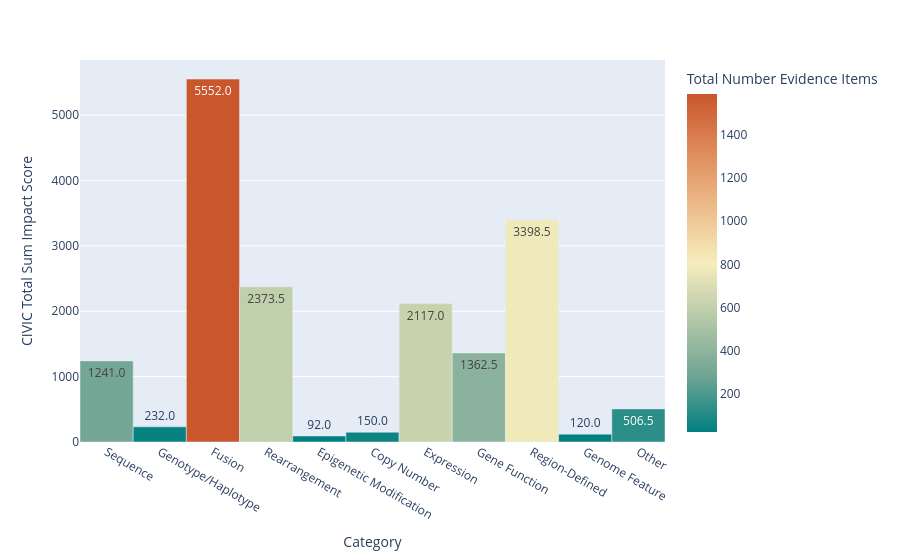

Here is the notebook cell this chart was saved with:
### Markdown cell above
The bar graph below shows the relationship between the Not Supported variant sub category impact score and the sub category. Additionally, the colors illustrate the number of evidence items associated each sub category.

### Code cell
fig = px.bar(
    not_supported_variant_impact_df,
    x="Category",
    y="CIVIC Total Sum Impact Score",
    hover_data=[
        "Total Number Evidence Items",
        not_supported_variant_impact_df["% Accepted Evidence Items"],
    ],
    color="Total Number Evidence Items",
    labels={"CIVIC Total Sum Impact Score": "CIVIC Total Sum Impact Score"},
    text_auto=".1f",
    color_continuous_scale="geyser",
)
fig.update_traces(width=1)
fig.show()

### Figure 1 — Plotly figure (JSON) as saved in the notebook; plotly's stock layout.template omitted (floating-point values rounded to 4 significant figures)
{"data": [{"customdata": [[300, "64.33%"], [39, "48.72%"], [1590, "64.65%"], [593, "40.13%"], [23, "95.65%"], [52, "44.23%"], [623, "55.38%"], [386, "44.30%"], [782, "58.70%"], [25, "20.00%"], [126, "33.33%"]], "hovertemplate": "Category=%{x}<br>CIVIC Total Sum Impact Score=%{y}<br>Total Number Evidence Items=%{marker.color}<br>% Accepted Evidence Items=%{customdata[1]}<extra></extra>", "legendgroup": "", "marker": {"color": [300, 39, 1590, 593, 23, 52, 623, 386, 782, 25, 126], "coloraxis": "coloraxis", "pattern": {"shape": ""}}, "name": "", "orientation": "v", "showlegend": false, "textposition": "auto", "texttemplate": "%{y:.1f}", "type": "bar", "width": 1, "x": ["Sequence", "Genotype/Haplotype", "Fusion", "Rearrangement", "Epigenetic Modification", "Copy Number", "Expression", "Gene Function", "Region-Defined", "Genome Feature", "Other"], "xaxis": "x", "y": [1241.0, 232.0, 5552.0, 2374.0, 92.0, 150.0, 2117.0, 1362.0, 3398.0, 120.0, 506.5], "yaxis": "y"}], "layout": {"barmode": "relative", "coloraxis": {"colorbar": {"title": {"text": "Total Number Evidence Items"}}, "colorscale": [[0, "rgb(0, 128, 128)"], [0.1667, "rgb(112, 164, 148)"], [0.3333, "rgb(180, 200, 168)"], [0.5, "rgb(246, 237, 189)"], [0.6667, "rgb(237, 187, 138)"], [0.8333, "rgb(222, 138, 90)"], [1, "rgb(202, 86, 44)"]]}, "legend": {"tracegroupgap": 0}, "margin": {"t": 60}, "xaxis": {"anchor": "y", "domain": [0, 1], "title": {"text": "Category"}}, "yaxis": {"anchor": "x", "domain": [0, 1], "title": {"text": "CIVIC Total Sum Impact Score"}}}}
